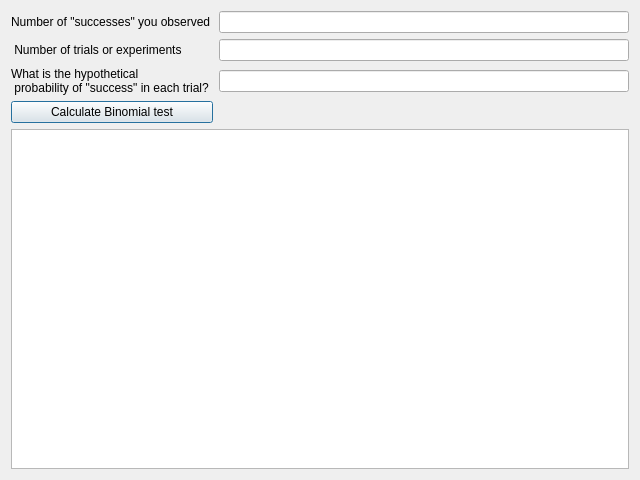
<?xml version="1.0" encoding="UTF-8"?>
<ui version="4.0">
 <class>Dialog</class>
 <widget class="QDialog" name="Dialog">
  <property name="geometry">
   <rect>
    <x>0</x>
    <y>0</y>
    <width>640</width>
    <height>480</height>
   </rect>
  </property>
  <property name="windowTitle">
   <string>Dialog</string>
  </property>
  <layout class="QGridLayout" name="gridLayout">
   <item row="0" column="0">
    <widget class="QLabel" name="label">
     <property name="text">
      <string>Number of &quot;successes&quot; you observed</string>
     </property>
    </widget>
   </item>
   <item row="0" column="1">
    <widget class="QLineEdit" name="lineEdit"/>
   </item>
   <item row="1" column="0">
    <widget class="QLabel" name="label_2">
     <property name="text">
      <string> Number of trials or experiments </string>
     </property>
    </widget>
   </item>
   <item row="1" column="1">
    <widget class="QLineEdit" name="lineEdit_2"/>
   </item>
   <item row="2" column="1">
    <widget class="QLineEdit" name="lineEdit_3"/>
   </item>
   <item row="4" column="0">
    <widget class="QPushButton" name="pushButton">
     <property name="text">
      <string>Calculate Binomial test</string>
     </property>
    </widget>
   </item>
   <item row="5" column="0" colspan="2">
    <widget class="QPlainTextEdit" name="plainTextEdit"/>
   </item>
   <item row="2" column="0">
    <widget class="QLabel" name="label_3">
     <property name="text">
      <string>What is the hypothetical
 probability of &quot;success&quot; in each trial? </string>
     </property>
    </widget>
   </item>
  </layout>
 </widget>
 <resources/>
 <connections/>
</ui>
